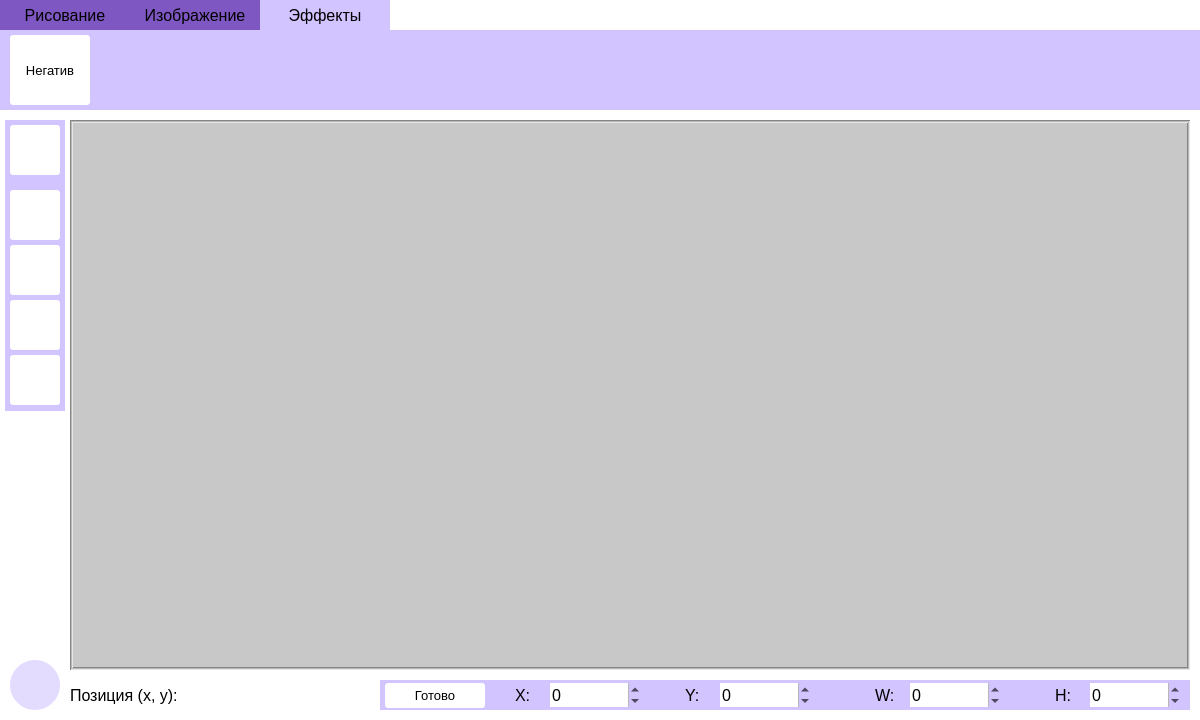
<?xml version="1.0" encoding="UTF-8"?>
<ui version="4.0">
 <class>MainWindow</class>
 <widget class="QMainWindow" name="MainWindow">
  <property name="geometry">
   <rect>
    <x>0</x>
    <y>0</y>
    <width>1200</width>
    <height>720</height>
   </rect>
  </property>
  <property name="minimumSize">
   <size>
    <width>600</width>
    <height>360</height>
   </size>
  </property>
  <property name="maximumSize">
   <size>
    <width>1200</width>
    <height>720</height>
   </size>
  </property>
  <property name="windowTitle">
   <string>ViGeoPaint</string>
  </property>
  <property name="styleSheet">
   <string notr="true"/>
  </property>
  <widget class="QWidget" name="centralwidget">
   <property name="palette">
    <palette>
     <active>
      <colorrole role="Button">
       <brush brushstyle="SolidPattern">
        <color alpha="255">
         <red>255</red>
         <green>255</green>
         <blue>255</blue>
        </color>
       </brush>
      </colorrole>
      <colorrole role="Base">
       <brush brushstyle="SolidPattern">
        <color alpha="255">
         <red>255</red>
         <green>255</green>
         <blue>255</blue>
        </color>
       </brush>
      </colorrole>
      <colorrole role="Window">
       <brush brushstyle="SolidPattern">
        <color alpha="255">
         <red>255</red>
         <green>255</green>
         <blue>255</blue>
        </color>
       </brush>
      </colorrole>
     </active>
     <inactive>
      <colorrole role="Button">
       <brush brushstyle="SolidPattern">
        <color alpha="255">
         <red>255</red>
         <green>255</green>
         <blue>255</blue>
        </color>
       </brush>
      </colorrole>
      <colorrole role="Base">
       <brush brushstyle="SolidPattern">
        <color alpha="255">
         <red>255</red>
         <green>255</green>
         <blue>255</blue>
        </color>
       </brush>
      </colorrole>
      <colorrole role="Window">
       <brush brushstyle="SolidPattern">
        <color alpha="255">
         <red>255</red>
         <green>255</green>
         <blue>255</blue>
        </color>
       </brush>
      </colorrole>
     </inactive>
     <disabled>
      <colorrole role="Button">
       <brush brushstyle="SolidPattern">
        <color alpha="255">
         <red>255</red>
         <green>255</green>
         <blue>255</blue>
        </color>
       </brush>
      </colorrole>
      <colorrole role="Base">
       <brush brushstyle="SolidPattern">
        <color alpha="255">
         <red>255</red>
         <green>255</green>
         <blue>255</blue>
        </color>
       </brush>
      </colorrole>
      <colorrole role="Window">
       <brush brushstyle="SolidPattern">
        <color alpha="255">
         <red>255</red>
         <green>255</green>
         <blue>255</blue>
        </color>
       </brush>
      </colorrole>
     </disabled>
    </palette>
   </property>
   <property name="styleSheet">
    <string notr="true">background-color: white;</string>
   </property>
   <widget class="QPushButton" name="Drawing">
    <property name="geometry">
     <rect>
      <x>0</x>
      <y>0</y>
      <width>130</width>
      <height>30</height>
     </rect>
    </property>
    <property name="minimumSize">
     <size>
      <width>130</width>
      <height>30</height>
     </size>
    </property>
    <property name="maximumSize">
     <size>
      <width>130</width>
      <height>30</height>
     </size>
    </property>
    <property name="font">
     <font>
      <pointsize>12</pointsize>
     </font>
    </property>
    <property name="styleSheet">
     <string notr="true">border: none; background-color: rgb(126, 87, 194)</string>
    </property>
    <property name="text">
     <string>Рисование</string>
    </property>
   </widget>
   <widget class="QPushButton" name="Effects">
    <property name="geometry">
     <rect>
      <x>260</x>
      <y>0</y>
      <width>130</width>
      <height>30</height>
     </rect>
    </property>
    <property name="minimumSize">
     <size>
      <width>130</width>
      <height>30</height>
     </size>
    </property>
    <property name="maximumSize">
     <size>
      <width>130</width>
      <height>30</height>
     </size>
    </property>
    <property name="font">
     <font>
      <pointsize>12</pointsize>
     </font>
    </property>
    <property name="styleSheet">
     <string notr="true">border: none; background-color: rgb(209, 196, 255)</string>
    </property>
    <property name="text">
     <string>Эффекты</string>
    </property>
   </widget>
   <widget class="QScrollArea" name="Area">
    <property name="geometry">
     <rect>
      <x>70</x>
      <y>120</y>
      <width>1120</width>
      <height>550</height>
     </rect>
    </property>
    <property name="palette">
     <palette>
      <active>
       <colorrole role="Button">
        <brush brushstyle="SolidPattern">
         <color alpha="255">
          <red>200</red>
          <green>200</green>
          <blue>200</blue>
         </color>
        </brush>
       </colorrole>
       <colorrole role="Base">
        <brush brushstyle="SolidPattern">
         <color alpha="255">
          <red>200</red>
          <green>200</green>
          <blue>200</blue>
         </color>
        </brush>
       </colorrole>
       <colorrole role="Window">
        <brush brushstyle="SolidPattern">
         <color alpha="255">
          <red>200</red>
          <green>200</green>
          <blue>200</blue>
         </color>
        </brush>
       </colorrole>
      </active>
      <inactive>
       <colorrole role="Button">
        <brush brushstyle="SolidPattern">
         <color alpha="255">
          <red>200</red>
          <green>200</green>
          <blue>200</blue>
         </color>
        </brush>
       </colorrole>
       <colorrole role="Base">
        <brush brushstyle="SolidPattern">
         <color alpha="255">
          <red>200</red>
          <green>200</green>
          <blue>200</blue>
         </color>
        </brush>
       </colorrole>
       <colorrole role="Window">
        <brush brushstyle="SolidPattern">
         <color alpha="255">
          <red>200</red>
          <green>200</green>
          <blue>200</blue>
         </color>
        </brush>
       </colorrole>
      </inactive>
      <disabled>
       <colorrole role="Button">
        <brush brushstyle="SolidPattern">
         <color alpha="255">
          <red>200</red>
          <green>200</green>
          <blue>200</blue>
         </color>
        </brush>
       </colorrole>
       <colorrole role="Base">
        <brush brushstyle="SolidPattern">
         <color alpha="255">
          <red>200</red>
          <green>200</green>
          <blue>200</blue>
         </color>
        </brush>
       </colorrole>
       <colorrole role="Window">
        <brush brushstyle="SolidPattern">
         <color alpha="255">
          <red>200</red>
          <green>200</green>
          <blue>200</blue>
         </color>
        </brush>
       </colorrole>
      </disabled>
     </palette>
    </property>
    <property name="autoFillBackground">
     <bool>false</bool>
    </property>
    <property name="styleSheet">
     <string notr="true">background-color: rgb(200, 200, 200);</string>
    </property>
    <property name="frameShape">
     <enum>QFrame::Box</enum>
    </property>
    <property name="lineWidth">
     <number>1</number>
    </property>
    <property name="midLineWidth">
     <number>1</number>
    </property>
    <property name="widgetResizable">
     <bool>true</bool>
    </property>
    <property name="alignment">
     <set>Qt::AlignLeading|Qt::AlignLeft|Qt::AlignTop</set>
    </property>
    <widget class="QWidget" name="scrollAreaWidgetContents">
     <property name="geometry">
      <rect>
       <x>0</x>
       <y>0</y>
       <width>1114</width>
       <height>544</height>
      </rect>
     </property>
     <property name="styleSheet">
      <string notr="true">background-color: rgb(200, 200, 200);</string>
     </property>
    </widget>
   </widget>
   <widget class="QPushButton" name="btn_Select">
    <property name="geometry">
     <rect>
      <x>10</x>
      <y>125</y>
      <width>50</width>
      <height>50</height>
     </rect>
    </property>
    <property name="minimumSize">
     <size>
      <width>50</width>
      <height>50</height>
     </size>
    </property>
    <property name="whatsThis">
     <string>Выделить область</string>
    </property>
    <property name="styleSheet">
     <string notr="true">border-radius: 3px;
background-color: rgb(255, 255, 255);</string>
    </property>
    <property name="text">
     <string/>
    </property>
    <property name="iconSize">
     <size>
      <width>40</width>
      <height>40</height>
     </size>
    </property>
   </widget>
   <widget class="QPushButton" name="Picture">
    <property name="geometry">
     <rect>
      <x>130</x>
      <y>0</y>
      <width>130</width>
      <height>30</height>
     </rect>
    </property>
    <property name="minimumSize">
     <size>
      <width>130</width>
      <height>30</height>
     </size>
    </property>
    <property name="maximumSize">
     <size>
      <width>130</width>
      <height>30</height>
     </size>
    </property>
    <property name="font">
     <font>
      <pointsize>12</pointsize>
     </font>
    </property>
    <property name="styleSheet">
     <string notr="true">border: none; background-color: rgb(126, 87, 194)</string>
    </property>
    <property name="text">
     <string>Изображение</string>
    </property>
   </widget>
   <widget class="QPushButton" name="instruments">
    <property name="geometry">
     <rect>
      <x>5</x>
      <y>120</y>
      <width>60</width>
      <height>291</height>
     </rect>
    </property>
    <property name="minimumSize">
     <size>
      <width>60</width>
      <height>60</height>
     </size>
    </property>
    <property name="maximumSize">
     <size>
      <width>60</width>
      <height>16777215</height>
     </size>
    </property>
    <property name="font">
     <font>
      <pointsize>12</pointsize>
     </font>
    </property>
    <property name="styleSheet">
     <string notr="true">border: none; background-color: rgb(209, 196, 255)</string>
    </property>
    <property name="text">
     <string/>
    </property>
   </widget>
   <widget class="QPushButton" name="drawing_buttons">
    <property name="geometry">
     <rect>
      <x>0</x>
      <y>30</y>
      <width>1200</width>
      <height>80</height>
     </rect>
    </property>
    <property name="minimumSize">
     <size>
      <width>130</width>
      <height>80</height>
     </size>
    </property>
    <property name="maximumSize">
     <size>
      <width>16777215</width>
      <height>80</height>
     </size>
    </property>
    <property name="font">
     <font>
      <pointsize>12</pointsize>
     </font>
    </property>
    <property name="styleSheet">
     <string notr="true">border: none; background-color: rgb(209, 196, 255)</string>
    </property>
    <property name="text">
     <string/>
    </property>
   </widget>
   <widget class="QPushButton" name="btn_Crop">
    <property name="geometry">
     <rect>
      <x>10</x>
      <y>190</y>
      <width>50</width>
      <height>50</height>
     </rect>
    </property>
    <property name="minimumSize">
     <size>
      <width>50</width>
      <height>50</height>
     </size>
    </property>
    <property name="styleSheet">
     <string notr="true">border-radius: 3px;
background-color: rgb(255, 255, 255);</string>
    </property>
    <property name="text">
     <string/>
    </property>
    <property name="iconSize">
     <size>
      <width>40</width>
      <height>40</height>
     </size>
    </property>
   </widget>
   <widget class="QPushButton" name="btn_Delete">
    <property name="geometry">
     <rect>
      <x>10</x>
      <y>245</y>
      <width>50</width>
      <height>50</height>
     </rect>
    </property>
    <property name="minimumSize">
     <size>
      <width>50</width>
      <height>50</height>
     </size>
    </property>
    <property name="styleSheet">
     <string notr="true">border-radius: 3px;
background-color: rgb(255, 255, 255);</string>
    </property>
    <property name="text">
     <string/>
    </property>
    <property name="iconSize">
     <size>
      <width>40</width>
      <height>40</height>
     </size>
    </property>
   </widget>
   <widget class="QPushButton" name="btn_Copy">
    <property name="geometry">
     <rect>
      <x>10</x>
      <y>300</y>
      <width>50</width>
      <height>50</height>
     </rect>
    </property>
    <property name="minimumSize">
     <size>
      <width>50</width>
      <height>50</height>
     </size>
    </property>
    <property name="styleSheet">
     <string notr="true">border-radius: 3px;
background-color: rgb(255, 255, 255);</string>
    </property>
    <property name="text">
     <string/>
    </property>
    <property name="iconSize">
     <size>
      <width>40</width>
      <height>40</height>
     </size>
    </property>
   </widget>
   <widget class="QPushButton" name="btn_Paste">
    <property name="geometry">
     <rect>
      <x>10</x>
      <y>355</y>
      <width>50</width>
      <height>50</height>
     </rect>
    </property>
    <property name="minimumSize">
     <size>
      <width>50</width>
      <height>50</height>
     </size>
    </property>
    <property name="styleSheet">
     <string notr="true">border-radius: 3px;
background-color: rgb(255, 255, 255);</string>
    </property>
    <property name="text">
     <string/>
    </property>
    <property name="iconSize">
     <size>
      <width>40</width>
      <height>40</height>
     </size>
    </property>
   </widget>
   <widget class="QPushButton" name="btn_Invert">
    <property name="geometry">
     <rect>
      <x>10</x>
      <y>35</y>
      <width>80</width>
      <height>70</height>
     </rect>
    </property>
    <property name="font">
     <font>
      <pointsize>10</pointsize>
     </font>
    </property>
    <property name="styleSheet">
     <string notr="true">border-radius: 3px;
background-color: rgb(255, 255, 255);</string>
    </property>
    <property name="text">
     <string>Негатив</string>
    </property>
   </widget>
   <widget class="QLabel" name="label_Pos">
    <property name="geometry">
     <rect>
      <x>70</x>
      <y>680</y>
      <width>250</width>
      <height>30</height>
     </rect>
    </property>
    <property name="font">
     <font>
      <pointsize>12</pointsize>
     </font>
    </property>
    <property name="text">
     <string>Позиция (x, y):</string>
    </property>
   </widget>
   <widget class="QSpinBox" name="XSArea">
    <property name="geometry">
     <rect>
      <x>550</x>
      <y>683</y>
      <width>90</width>
      <height>24</height>
     </rect>
    </property>
    <property name="font">
     <font>
      <pointsize>12</pointsize>
     </font>
    </property>
    <property name="styleSheet">
     <string notr="true">background-color: rgb(255, 255, 255);</string>
    </property>
    <property name="frame">
     <bool>false</bool>
    </property>
    <property name="minimum">
     <number>-99999</number>
    </property>
    <property name="maximum">
     <number>99999</number>
    </property>
    <property name="value">
     <number>0</number>
    </property>
   </widget>
   <widget class="QSpinBox" name="YSArea">
    <property name="geometry">
     <rect>
      <x>720</x>
      <y>683</y>
      <width>90</width>
      <height>24</height>
     </rect>
    </property>
    <property name="font">
     <font>
      <pointsize>12</pointsize>
     </font>
    </property>
    <property name="styleSheet">
     <string notr="true">background-color: rgb(255, 255, 255);</string>
    </property>
    <property name="frame">
     <bool>false</bool>
    </property>
    <property name="minimum">
     <number>-99999</number>
    </property>
    <property name="maximum">
     <number>99999</number>
    </property>
    <property name="value">
     <number>0</number>
    </property>
   </widget>
   <widget class="QLabel" name="label_Pos_5">
    <property name="geometry">
     <rect>
      <x>1055</x>
      <y>680</y>
      <width>30</width>
      <height>30</height>
     </rect>
    </property>
    <property name="font">
     <font>
      <pointsize>12</pointsize>
     </font>
    </property>
    <property name="styleSheet">
     <string notr="true">background-color: rgb(209, 196, 255)</string>
    </property>
    <property name="text">
     <string>H:</string>
    </property>
   </widget>
   <widget class="QSpinBox" name="WSArea">
    <property name="geometry">
     <rect>
      <x>910</x>
      <y>683</y>
      <width>90</width>
      <height>24</height>
     </rect>
    </property>
    <property name="font">
     <font>
      <pointsize>12</pointsize>
     </font>
    </property>
    <property name="styleSheet">
     <string notr="true">background-color: rgb(255, 255, 255);</string>
    </property>
    <property name="frame">
     <bool>false</bool>
    </property>
    <property name="minimum">
     <number>-99999</number>
    </property>
    <property name="maximum">
     <number>99999</number>
    </property>
    <property name="value">
     <number>0</number>
    </property>
   </widget>
   <widget class="QLabel" name="label_Pos_3">
    <property name="geometry">
     <rect>
      <x>685</x>
      <y>680</y>
      <width>30</width>
      <height>30</height>
     </rect>
    </property>
    <property name="font">
     <font>
      <pointsize>12</pointsize>
     </font>
    </property>
    <property name="styleSheet">
     <string notr="true">background-color: rgb(209, 196, 255)</string>
    </property>
    <property name="text">
     <string>Y:</string>
    </property>
   </widget>
   <widget class="QLabel" name="label_Pos_2">
    <property name="geometry">
     <rect>
      <x>515</x>
      <y>680</y>
      <width>30</width>
      <height>30</height>
     </rect>
    </property>
    <property name="font">
     <font>
      <pointsize>12</pointsize>
     </font>
    </property>
    <property name="styleSheet">
     <string notr="true">background-color: rgb(209, 196, 255)</string>
    </property>
    <property name="text">
     <string>X:</string>
    </property>
   </widget>
   <widget class="QSpinBox" name="HSArea">
    <property name="geometry">
     <rect>
      <x>1090</x>
      <y>683</y>
      <width>90</width>
      <height>24</height>
     </rect>
    </property>
    <property name="font">
     <font>
      <pointsize>12</pointsize>
     </font>
    </property>
    <property name="styleSheet">
     <string notr="true">background-color: rgb(255, 255, 255);</string>
    </property>
    <property name="frame">
     <bool>false</bool>
    </property>
    <property name="minimum">
     <number>-99999</number>
    </property>
    <property name="maximum">
     <number>99999</number>
    </property>
    <property name="value">
     <number>0</number>
    </property>
   </widget>
   <widget class="QPushButton" name="drawing_buttons_2">
    <property name="geometry">
     <rect>
      <x>380</x>
      <y>680</y>
      <width>810</width>
      <height>30</height>
     </rect>
    </property>
    <property name="minimumSize">
     <size>
      <width>130</width>
      <height>30</height>
     </size>
    </property>
    <property name="maximumSize">
     <size>
      <width>16777215</width>
      <height>30</height>
     </size>
    </property>
    <property name="font">
     <font>
      <pointsize>12</pointsize>
     </font>
    </property>
    <property name="styleSheet">
     <string notr="true">border: none; background-color: rgb(209, 196, 255)</string>
    </property>
    <property name="text">
     <string/>
    </property>
   </widget>
   <widget class="QLabel" name="label_Pos_4">
    <property name="geometry">
     <rect>
      <x>875</x>
      <y>680</y>
      <width>30</width>
      <height>30</height>
     </rect>
    </property>
    <property name="font">
     <font>
      <pointsize>12</pointsize>
     </font>
    </property>
    <property name="styleSheet">
     <string notr="true">background-color: rgb(209, 196, 255)</string>
    </property>
    <property name="text">
     <string>W:</string>
    </property>
   </widget>
   <widget class="QPushButton" name="btn_Ready">
    <property name="geometry">
     <rect>
      <x>385</x>
      <y>683</y>
      <width>100</width>
      <height>25</height>
     </rect>
    </property>
    <property name="font">
     <font>
      <pointsize>10</pointsize>
     </font>
    </property>
    <property name="styleSheet">
     <string notr="true">border-radius: 3px;
background-color: rgb(255, 255, 255);</string>
    </property>
    <property name="text">
     <string>Готово</string>
    </property>
   </widget>
   <widget class="QLabel" name="errors">
    <property name="geometry">
     <rect>
      <x>600</x>
      <y>0</y>
      <width>600</width>
      <height>25</height>
     </rect>
    </property>
    <property name="font">
     <font>
      <pointsize>10</pointsize>
     </font>
    </property>
    <property name="text">
     <string/>
    </property>
   </widget>
   <widget class="QPushButton" name="btn_Info">
    <property name="geometry">
     <rect>
      <x>10</x>
      <y>660</y>
      <width>50</width>
      <height>50</height>
     </rect>
    </property>
    <property name="minimumSize">
     <size>
      <width>50</width>
      <height>50</height>
     </size>
    </property>
    <property name="maximumSize">
     <size>
      <width>50</width>
      <height>50</height>
     </size>
    </property>
    <property name="styleSheet">
     <string notr="true">border-radius: 25px;
background-color: rgba(209, 196, 255, 150);</string>
    </property>
    <property name="text">
     <string/>
    </property>
    <property name="iconSize">
     <size>
      <width>40</width>
      <height>40</height>
     </size>
    </property>
   </widget>
   <zorder>drawing_buttons_2</zorder>
   <zorder>drawing_buttons</zorder>
   <zorder>Drawing</zorder>
   <zorder>Effects</zorder>
   <zorder>Picture</zorder>
   <zorder>instruments</zorder>
   <zorder>btn_Select</zorder>
   <zorder>btn_Crop</zorder>
   <zorder>btn_Delete</zorder>
   <zorder>btn_Copy</zorder>
   <zorder>btn_Paste</zorder>
   <zorder>Area</zorder>
   <zorder>btn_Invert</zorder>
   <zorder>label_Pos</zorder>
   <zorder>XSArea</zorder>
   <zorder>YSArea</zorder>
   <zorder>label_Pos_5</zorder>
   <zorder>WSArea</zorder>
   <zorder>label_Pos_3</zorder>
   <zorder>label_Pos_2</zorder>
   <zorder>HSArea</zorder>
   <zorder>label_Pos_4</zorder>
   <zorder>btn_Ready</zorder>
   <zorder>errors</zorder>
   <zorder>btn_Info</zorder>
  </widget>
 </widget>
 <resources/>
 <connections/>
</ui>
